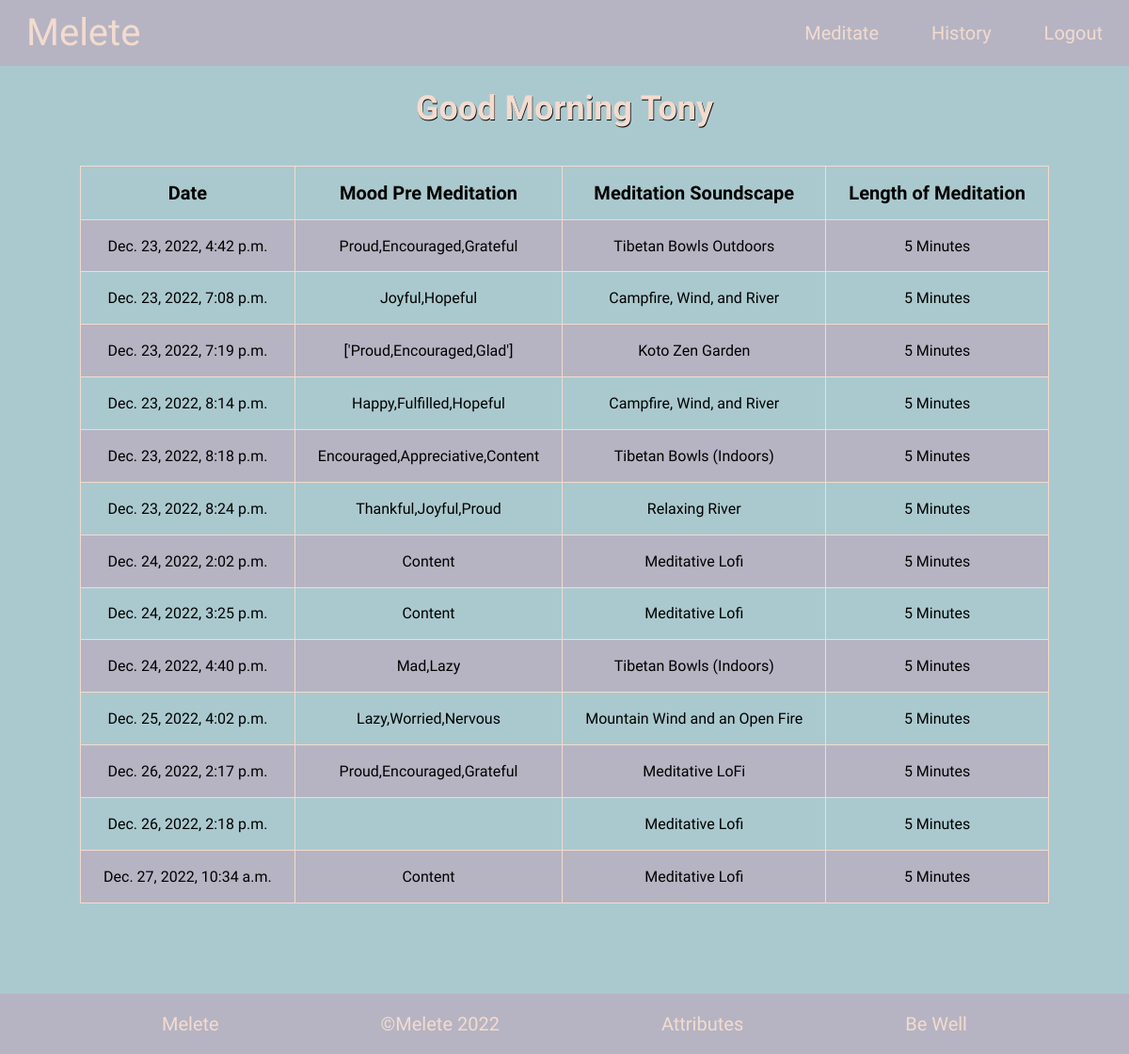
/history/ (signed in), run on the app's committed database.
### meditation/models.py (models this page shows)
class UserSession(models.Model):
    session_id = models.AutoField(primary_key=True)
    user = models.ForeignKey(User, on_delete=models.CASCADE)
    date_of_meditation = models.DateTimeField(auto_now_add=True)
    moods_before_meditation = models.CharField(max_length=25, null=True)
    meditation_duration = models.CharField(max_length=20)
    song_name = models.CharField(max_length=150)

### meditation/views.py (the view)
# urls.py: path('history/', views.history_page, name='history'),
@login_required(login_url='login/')
def history_page(request):
    user_id = request.user.id
    user_history = UserSession.objects.filter(user_id=user_id).values()
    return render(request, 'history.html', {'user_history': user_history})

### meditation/templates/history.html (shortened to what this page needs)
{% extends "layout.html" %}
{% block main %}
<section class="table_section ">
    <table class="table">
        <thead>
            <tr>
                <th class="table_head">Date</th>
                <th class="table_head">Mood Pre Meditation</th>
                <th class="table_head">Meditation Soundscape</th>
                <th class="table_head">Length of Meditation</th>
            </tr>
        </thead>
        <tbody>
            {% for history in user_history %}
            <tr class="table_row">
                <td class="table_data">{{ history.date_of_meditation }}</td>
                <td class="table_data table_moods">{{ history.moods_before_meditation }}</td>
                <td class="table_data">{{ history.song_name }}</td>
                <td class="table_data">{{ history.meditation_duration }} Minutes</td>
            </tr>
            {% endfor %}
        </tbody>
    </table>
</section>
{% endblock %}

### meditation/templates/layout.html (shortened to what this page needs)
{% load static %}
<!doctype html>
<html lang="en">
    <head>
        <link rel="stylesheet" href="{% static 'styles.css' %}">
    </head>
    <body>
        {% if request.user.is_authenticated %}
            <nav class="navbar">
                <a class="logo" href="{% url 'meditation:index' %}">Melete</a>
                <ul class="nav_elements">
                    <li class="nav_item"><a class="nav_elem" href="{% url 'meditation:meditate' %}">Meditate</a></li>
                    <li class="nav_item"><a class="nav_elem" href="{% url 'meditation:history' %}">History</a></li>
                    <li class="nav_item"><a class="nav_elem" href="{% url 'meditation:logout' %}">Logout</a></li>
                </ul>
            </nav>
        {% endif %}
        {% if request.user.is_authenticated %}
            <header>
                <h3>
                    <span id="greeting"></span>
                    <span class="user_greet">&nbsp{{ request.user| title }}</span>
                </h3>
            </header>
        {% endif %}
        {% block main %}{% endblock %}
        {% if request.user.is_authenticated %}
            <footer class="footer">
                <a href="{% url 'meditation:index' %}" class="foot_link">Melete</a>
                <a href="{% url 'meditation:index' %}" class="foot_link">&#169Melete 2022</a>
                <a href="{% url 'meditation:attributes' %}" class="foot_link">Attributes</a>
                <p class="foot_link">Be Well</p>
            </footer>
        {% endif %}
    </body>
</html>

### meditation/static/styles.css (style rules this page uses)
:root { --main-background-color: #AAC9CE; --main-text-color: #F3DBCF; --main-nav-color: #B6B4C2; --main-nav-color-two: #ESC1CD; --main-nav-color-three: #E4DSE3; --main-nav-color-four: #C9BBCB; }
* { margin: 0 0 0 0; padding: 0 0 0 0; box-sizing: border-box; }
body { background-color: var(--main-background-color); font-family: 'Gruppo', cursive; }
nav { align-items: center; background-color: var(--main-nav-color); min-height: 4.35rem; display: flex; justify-content: space-between; padding: 0 1.75rem; }
.nav_elements { display: flex; justify-content: space-between; align-items: center; gap: 3.5rem; }
.nav_elem { transition: 0.7s ease; }
.logo { font-size: 2.5rem; }
li { list-style: none; font-size: 1.25rem; }
a { color: var(--main-text-color); text-decoration: none; }
h1, h3 { color: var(--main-text-color); display: flex; justify-content: center; text-shadow: .70px .70px rgba(0, 0, 0.1); }
h3 { font-size: 2.25rem; margin: 1.5rem 0 1.5rem 0; padding: 0 0 0 0; }
.table_section { display: flex; height: 100vh; justify-content: center; margin-bottom: 10rem; }
.table { border-collapse: collapse; margin-top: 1rem; max-width: 100%; padding-bottom: 2rem; }
.table td, .table th { padding: 1rem 1.5rem; border: 1px solid #F3DBCF; text-align: center; }
.table th { color: #000000; font-size: 1.25rem; }
.table tbody tr:nth-child(odd) { background-color: #B6B4C2; }
footer { align-items: center; background-color: var(--main-nav-color); display: flex; font-size: 1.25rem; justify-content: space-evenly; min-height: 4rem; bottom: 0px; width: 100%; position: fixed; }
footer p { color: var(--main-text-color); }

### data on the page
UserSession: date_of_meditation "Dec. 23, 2022, 4:42 p.m.", moods_before_meditation "Proud,Encouraged,Grateful", song_name "Tibetan Bowls Outdoors", meditation_duration "5"
UserSession: date_of_meditation "Dec. 23, 2022, 7:08 p.m.", moods_before_meditation "Joyful,Hopeful", song_name "Campfire, Wind, and River", meditation_duration "5"
UserSession: date_of_meditation "Dec. 23, 2022, 7:19 p.m.", moods_before_meditation "['Proud,Encouraged,Glad']", song_name "Koto Zen Garden", meditation_duration "5"
UserSession: date_of_meditation "Dec. 23, 2022, 8:14 p.m.", moods_before_meditation "Happy,Fulfilled,Hopeful", song_name "Campfire, Wind, and River", meditation_duration "5"
UserSession: date_of_meditation "Dec. 23, 2022, 8:18 p.m.", moods_before_meditation "Encouraged,Appreciative,Content", song_name "Tibetan Bowls (Indoors)", meditation_duration "5"
UserSession: date_of_meditation "Dec. 23, 2022, 8:24 p.m.", moods_before_meditation "Thankful,Joyful,Proud", song_name "Relaxing River", meditation_duration "5"
UserSession: date_of_meditation "Dec. 24, 2022, 2:02 p.m.", moods_before_meditation "Content", song_name "Meditative Lofi", meditation_duration "5"
UserSession: date_of_meditation "Dec. 24, 2022, 3:25 p.m.", moods_before_meditation "Content", song_name "Meditative Lofi", meditation_duration "5"
UserSession: date_of_meditation "Dec. 24, 2022, 4:40 p.m.", moods_before_meditation "Mad,Lazy", song_name "Tibetan Bowls (Indoors)", meditation_duration "5"
UserSession: date_of_meditation "Dec. 25, 2022, 4:02 p.m.", moods_before_meditation "Lazy,Worried,Nervous", song_name "Mountain Wind and an Open Fire", meditation_duration "5"
UserSession: date_of_meditation "Dec. 26, 2022, 2:17 p.m.", moods_before_meditation "Proud,Encouraged,Grateful", song_name "Meditative LoFi", meditation_duration "5"
UserSession: date_of_meditation "Dec. 26, 2022, 2:18 p.m.", song_name "Meditative Lofi", meditation_duration "5"
UserSession: date_of_meditation "Dec. 27, 2022, 10:34 a.m.", moods_before_meditation "Content", song_name "Meditative Lofi", meditation_duration "5"

### other printed values
{{ request.user| title }} "Tony"
